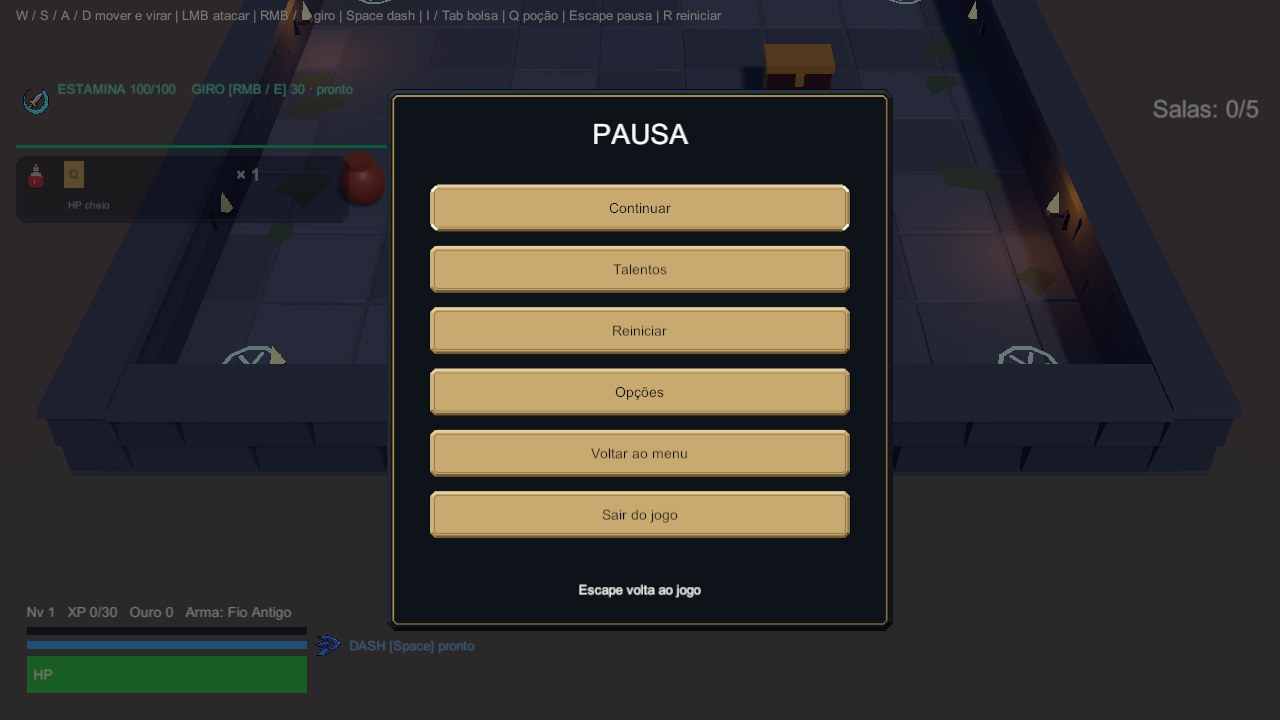
#> input picture Reports/Validation/V04/20261118-d058bad/graphical/captures/1280x720-100-pause.jpg, 1280 x 720 px, given in place of 1280x720-100-pause.png, which was not available
$ python crop_sheet.py captures/1280x720-100-pause.jpg captures/1920x1080-100-pause.jpg
#> lines starting #> are read from the running program, lines starting #| are printed output that depends on the picture
"""V04: crops real Unity captures (focus/normal/disabled buttons, slot states) into one review sheet, 3x nearest."""
import sys
from PIL import Image
src, out = sys.argv[1], sys.argv[2]
crops = [  # (file, box, label)
    ("1280x720-100-pause.png", (425, 180, 855, 300), "720p pausa: Continuar (Focus) x Talentos (Normal)"),
    ("1920x1080-100-pause.png", (630, 260, 1290, 440), "1080p pausa: Focus x Normal"),
    ("1280x720-100-bag.png", (40, 120, 680, 340), "720p bolsa: selecionado/equipado/raridade/vazio"),
    ("1280x720-100-bag.png", (40, 630, 690, 690), "720p bolsa: Equipar/Usar Disabled x Normal"),
]
tiles = []
for name, box, _ in crops:
    im = Image.open(f"{src}/{name}").convert("RGB").crop(box)
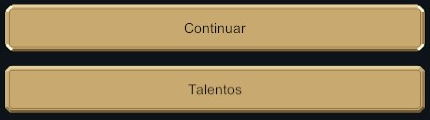
#> im: PIL image 430x120 RGB; mean R, G, B 150.9, 129.6, 89.2
    scale = 3 if im.width < 500 else 2
#> scale = 3
    tiles.append(im.resize((im.width * scale, im.height * scale), Image.NEAREST))
#> pass 2 of the loop `for name, box, _ in crops:`:
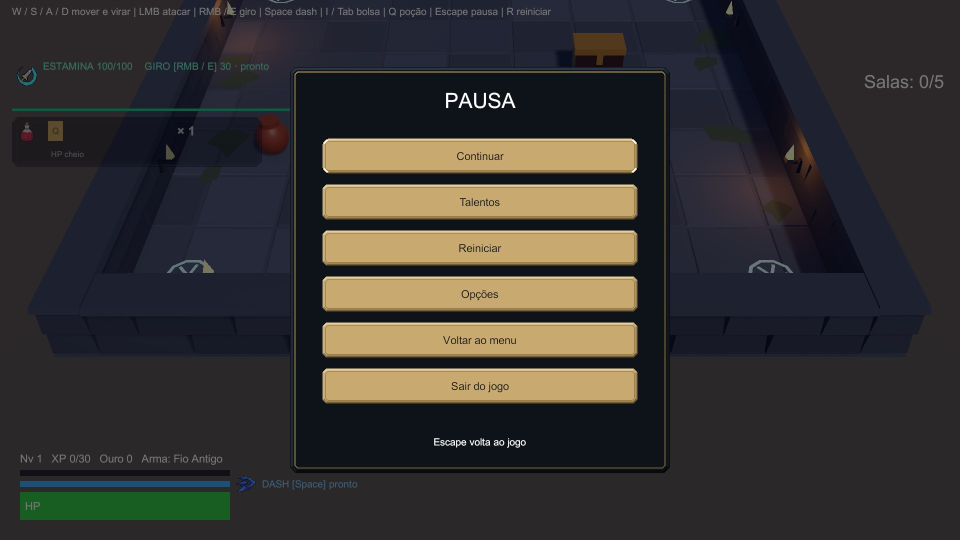
#> input picture Reports/Validation/V04/20261118-d058bad/graphical/captures/1920x1080-100-pause.jpg, 1920 x 1080 px, given in place of 1920x1080-100-pause.png, which was not available (shown at 1/2 size)
#> `im = Image.open(f"{src}/{name}").convert("RGB").crop(box)`:
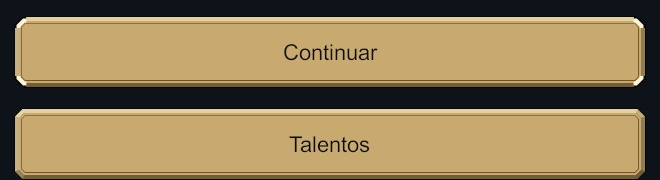
#> im: PIL image 660x180 RGB; mean R, G, B 146.2, 125.7, 87
#> pass 3 of the loop `for name, box, _ in crops:`:
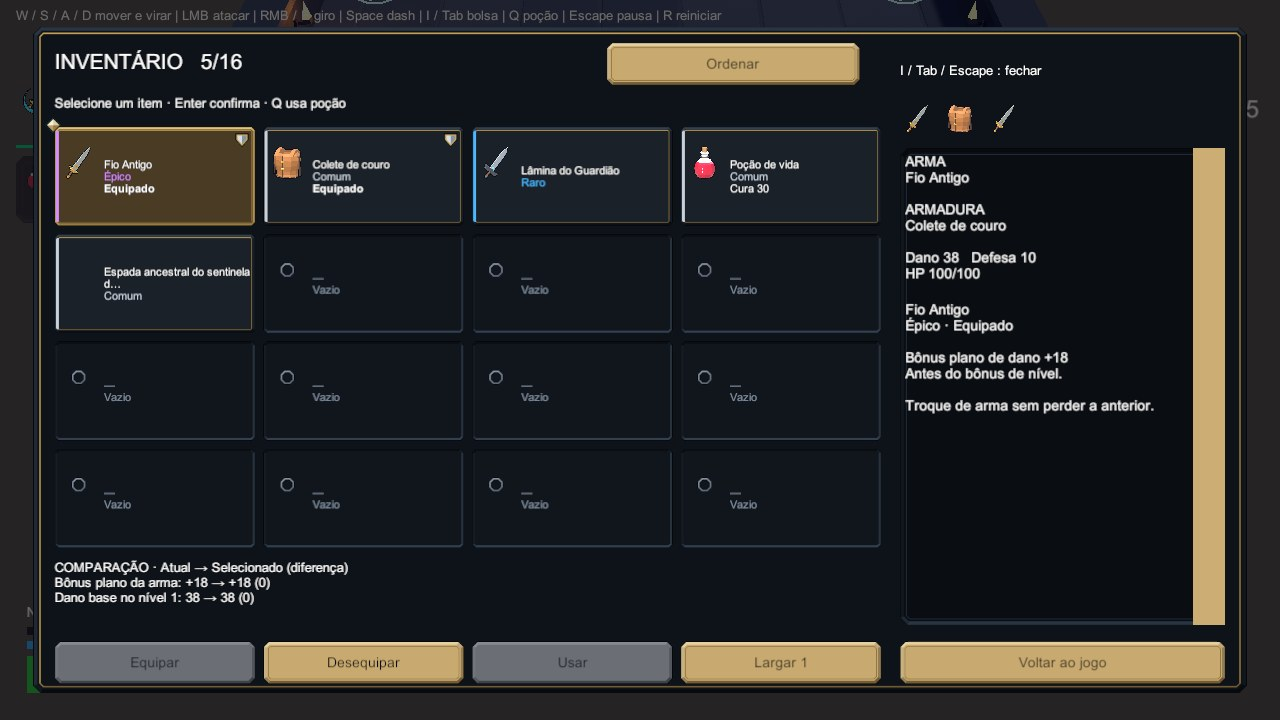
#> input picture Reports/Validation/V04/20261118-d058bad/graphical/captures/1280x720-100-bag.jpg, 1280 x 720 px, given in place of 1280x720-100-bag.png, which was not available
#> `im = Image.open(f"{src}/{name}").convert("RGB").crop(box)`:
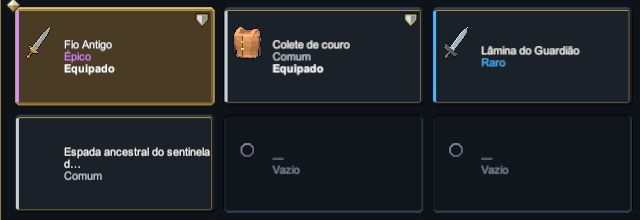
#> im: PIL image 640x220 RGB; mean R, G, B 37, 39.1, 41.2
#> the loop made 4 passes; the first 3 are shown
w = max(t.width for t in tiles); h = sum(t.height for t in tiles) + 12 * len(tiles)
sheet = Image.new("RGB", (w, h), (40, 40, 40)); y = 0
#> after `sheet = Image.new('RGB', (w, h), (40, 40, 40))`: sheet: PIL image 1320x1328 RGB; every value is 40
for t in tiles: sheet.paste(t, (0, y)); y += t.height + 12
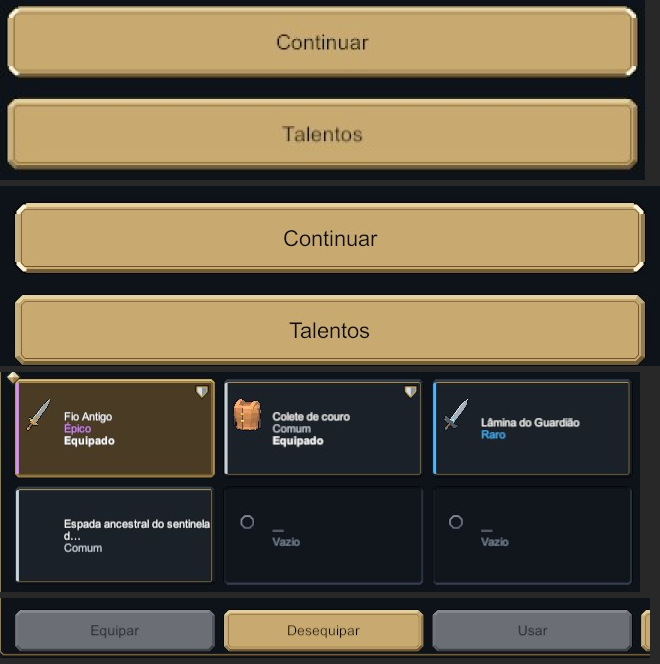
#> sheet: PIL image 1320x1328 RGB (shown at 1/2 size); mean R, G, B 102, 91.1, 69.8
sheet.save(out); print(out, sheet.size)
